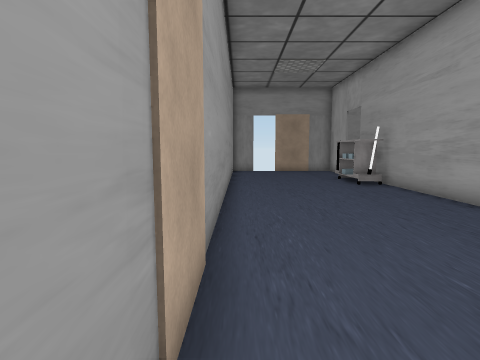
View 1 (above)

18 first-person views from a walk through a Unity game level. The camera is 1.5 m above the floor, tilts 6° down and sees 80° across. The floor is counted in squares, 1 m on a side. Each view is taken from the middle of a square. On the plan, view 1 faces up. The plan holds only what a view shows up to about 14 squares ahead; the rest is blank. The player is left out. Door leaves are left out, so doorways stand open. Some surface patterns are stand-ins.

View 2
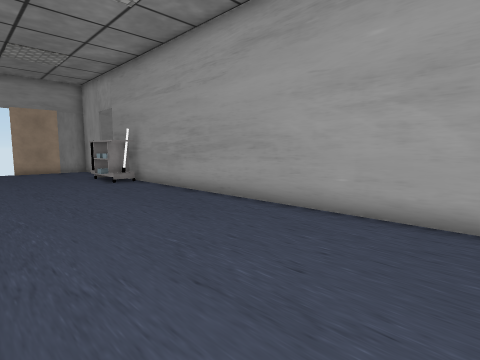

View 3
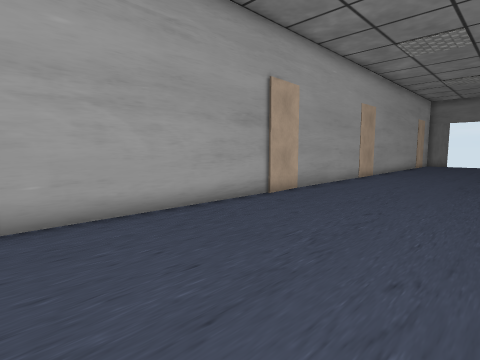

View 4
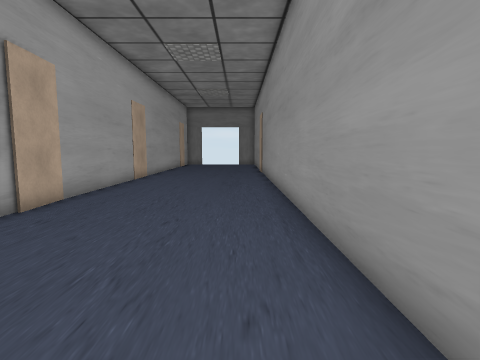

View 5
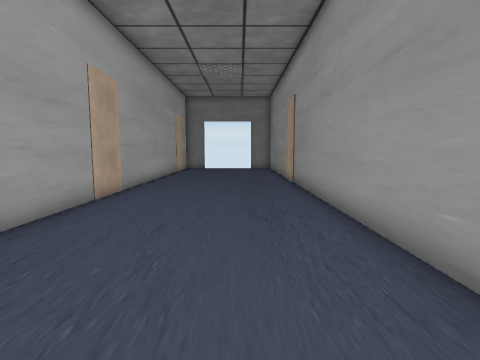

View 6
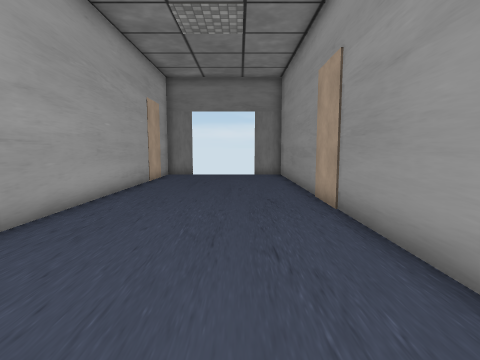

View 7
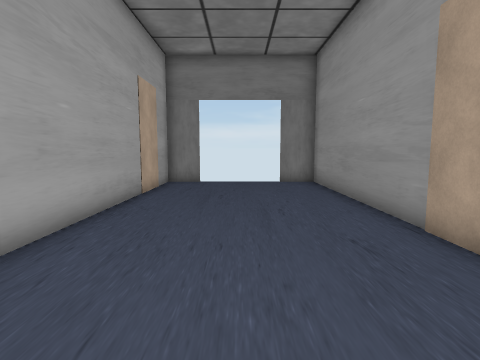

View 8
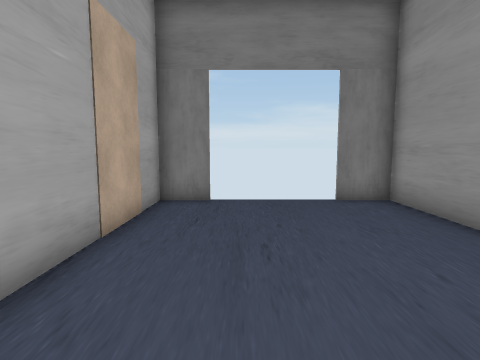

View 9
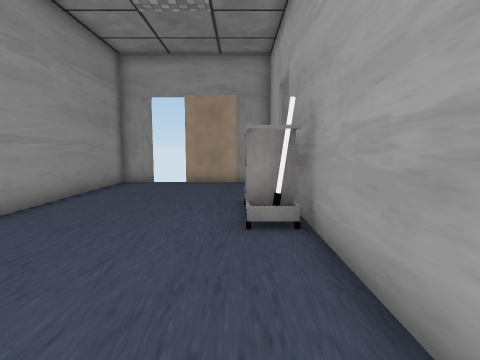

View 10
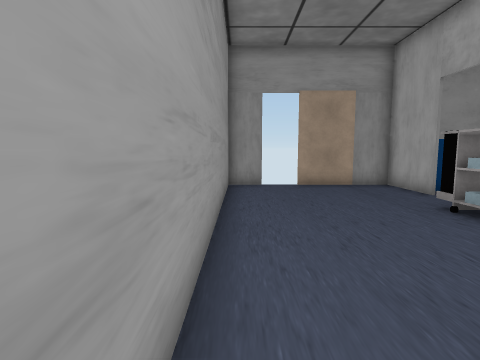

View 11
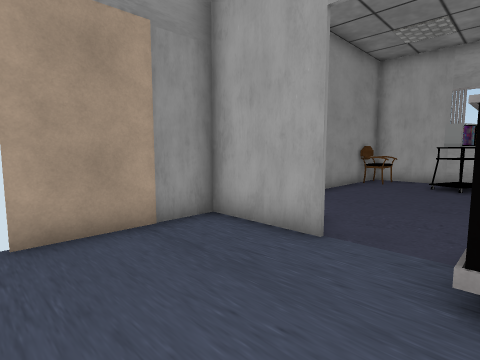

View 12
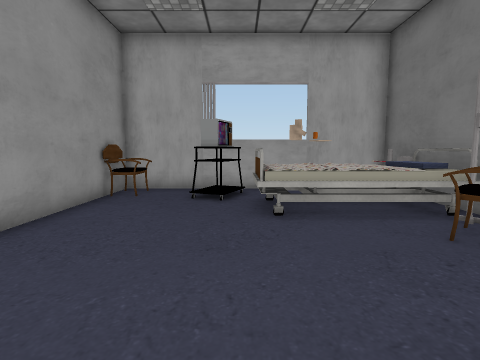

View 13
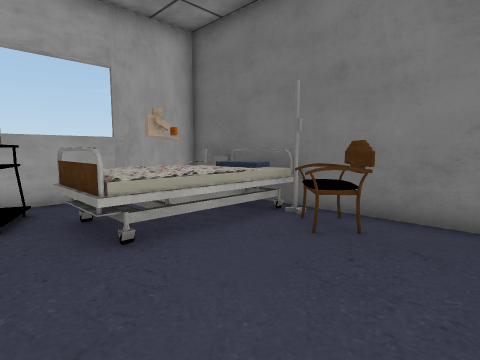

View 14
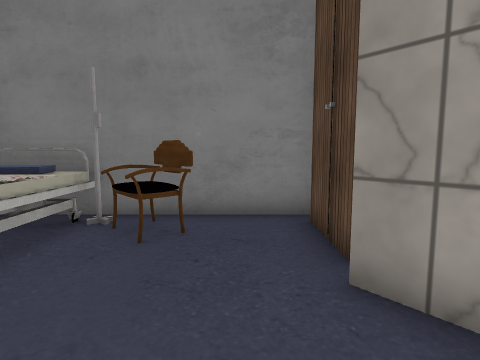

View 15
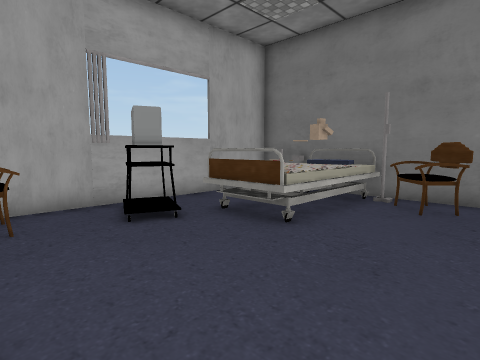

View 16
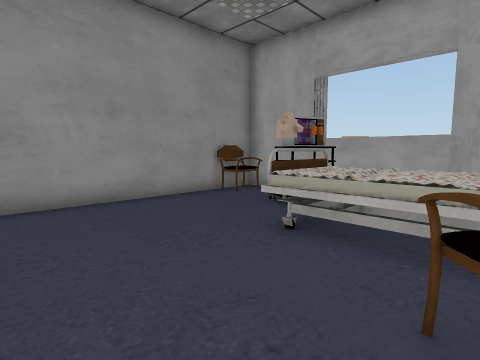

View 17
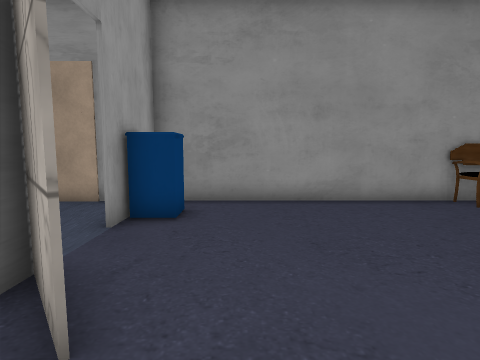

View 18
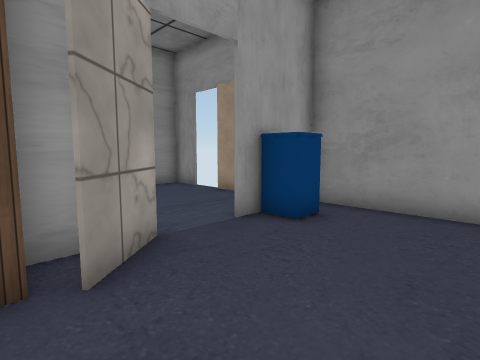

### Floor plan
Points are (right, up) in squares from view 1. A wall is a line through its corners. A room is listed if a view was taken in it or the views show most of it. See-through windows are left out.
Room 1 (views 1, 2, 3, 4, 5, 6, 7, 8, 9, 10, 11, 12, 13, 14, 15, 16, 17, 18)
walls: (7.2, 10.4) (17.1, 10.4) (17.1, 20.3) (2.4, 20.3); (7.8, 13.8) (6.5, 15.3); (6.5, 15.4) (7.8, 13.9); (6.4, 18.1) (6.4, 20.4); (1, 20.3) (-0.5, 20.3) (-0.5, -27.5) (1.1, -27.5); (4.9, -27.5) (6.4, -27.5) (6.4, 10.5)
ways out: open door at (2, 20); open door at (3, -27.5)
objects: cart (5, 13) to (6, 15); white cylinder (6, 13); cabinet (7, 11) to (7, 13); other object (7, 18) to (7, 19); chair (10, 11) to (11, 12); other object (12, 11); bed (12, 11) to (15, 16); other object (15, 16) to (16, 17); chair (15, 19) to (16, 20); other object (16, 11)

Where each view was taken, in squares from view 1:
view 1: 0 up, 0 right, facing up
view 2: 1 down, 0 right, facing up-right
view 3: 3 up, 0 right, facing down-right
view 4: 2 up, 1 right, facing down
view 5: 4 down, 2 right, facing down
view 6: 10 down, 2 right, facing down
view 7: 14 down, 3 right, facing down
view 8: 19 down, 4 right, facing down
view 9: 7 up, 5 right, facing up
view 10: 8 up, 0 right, facing up
view 11: 15 up, 2 right, facing up-right
view 12: 16 up, 6 right, facing right
view 13: 17 up, 8 right, facing down-right
view 14: 17 up, 9 right, facing down
view 15: 20 up, 9 right, facing down-right
view 16: 12 up, 8 right, facing up-right
view 17: 12 up, 9 right, facing up
view 18: 13 up, 11 right, facing up-left
